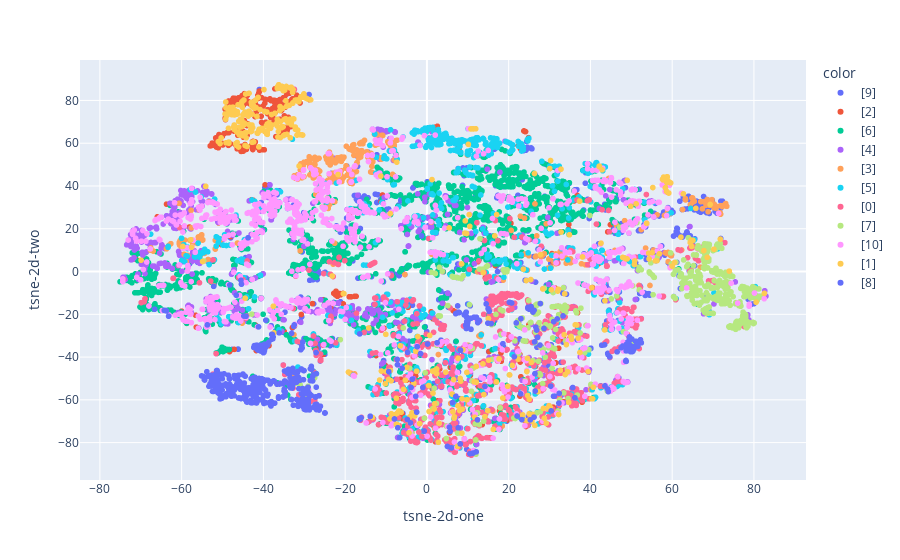

Notebook cell for this chart:
### Code cell
# Taken from SK Learn example on viewing multidimensional data

tsne = TSNE(n_components=2)
tsne_results = tsne.fit_transform(encoded_samples.drop(['label'], axis=1))

fig = px.scatter(tsne_results, x=0, y=1, color=encoded_samples.label.astype(
    str), labels={'0': 'tsne-2d-one', '1': 'tsne-2d-two'})
fig.show()

### Figure 1 — Plotly figure (JSON) as saved in the notebook; plotly's stock layout.template omitted (floating-point values rounded to 4 significant figures; data arrays with more than 128 entries replaced by an {"elided": "..."} marker saying what was removed)
{"data": [{"hovertemplate": "color=[9]<br>tsne-2d-one=%{x}<br>tsne-2d-two=%{y}<extra></extra>", "legendgroup": "[9]", "marker": {"color": "#636efa", "symbol": "circle"}, "mode": "markers", "name": "[9]", "showlegend": true, "type": "scattergl", "x": {"elided": "750 float values"}, "xaxis": "x", "y": {"elided": "750 float values"}, "yaxis": "y"}, {"hovertemplate": "color=[2]<br>tsne-2d-one=%{x}<br>tsne-2d-two=%{y}<extra></extra>", "legendgroup": "[2]", "marker": {"color": "#EF553B", "symbol": "circle"}, "mode": "markers", "name": "[2]", "showlegend": true, "type": "scattergl", "x": {"elided": "441 float values"}, "xaxis": "x", "y": {"elided": "441 float values"}, "yaxis": "y"}, {"hovertemplate": "color=[6]<br>tsne-2d-one=%{x}<br>tsne-2d-two=%{y}<extra></extra>", "legendgroup": "[6]", "marker": {"color": "#00cc96", "symbol": "circle"}, "mode": "markers", "name": "[6]", "showlegend": true, "type": "scattergl", "x": {"elided": "1836 float values"}, "xaxis": "x", "y": {"elided": "1836 float values"}, "yaxis": "y"}, {"hovertemplate": "color=[4]<br>tsne-2d-one=%{x}<br>tsne-2d-two=%{y}<extra></extra>", "legendgroup": "[4]", "marker": {"color": "#ab63fa", "symbol": "circle"}, "mode": "markers", "name": "[4]", "showlegend": true, "type": "scattergl", "x": {"elided": "732 float values"}, "xaxis": "x", "y": {"elided": "732 float values"}, "yaxis": "y"}, {"hovertemplate": "color=[3]<br>tsne-2d-one=%{x}<br>tsne-2d-two=%{y}<extra></extra>", "legendgroup": "[3]", "marker": {"color": "#FFA15A", "symbol": "circle"}, "mode": "markers", "name": "[3]", "showlegend": true, "type": "scattergl", "x": {"elided": "421 float values"}, "xaxis": "x", "y": {"elided": "421 float values"}, "yaxis": "y"}, {"hovertemplate": "color=[5]<br>tsne-2d-one=%{x}<br>tsne-2d-two=%{y}<extra></extra>", "legendgroup": "[5]", "marker": {"color": "#19d3f3", "symbol": "circle"}, "mode": "markers", "name": "[5]", "showlegend": true, "type": "scattergl", "x": {"elided": "737 float values"}, "xaxis": "x", "y": {"elided": "737 float values"}, "yaxis": "y"}, {"hovertemplate": "color=[0]<br>tsne-2d-one=%{x}<br>tsne-2d-two=%{y}<extra></extra>", "legendgroup": "[0]", "marker": {"color": "#FF6692", "symbol": "circle"}, "mode": "markers", "name": "[0]", "showlegend": true, "type": "scattergl", "x": {"elided": "833 float values"}, "xaxis": "x", "y": {"elided": "833 float values"}, "yaxis": "y"}, {"hovertemplate": "color=[7]<br>tsne-2d-one=%{x}<br>tsne-2d-two=%{y}<extra></extra>", "legendgroup": "[7]", "marker": {"color": "#B6E880", "symbol": "circle"}, "mode": "markers", "name": "[7]", "showlegend": true, "type": "scattergl", "x": {"elided": "550 float values"}, "xaxis": "x", "y": {"elided": "550 float values"}, "yaxis": "y"}, {"hovertemplate": "color=[10]<br>tsne-2d-one=%{x}<br>tsne-2d-two=%{y}<extra></extra>", "legendgroup": "[10]", "marker": {"color": "#FF97FF", "symbol": "circle"}, "mode": "markers", "name": "[10]", "showlegend": true, "type": "scattergl", "x": {"elided": "968 float values"}, "xaxis": "x", "y": {"elided": "968 float values"}, "yaxis": "y"}, {"hovertemplate": "color=[1]<br>tsne-2d-one=%{x}<br>tsne-2d-two=%{y}<extra></extra>", "legendgroup": "[1]", "marker": {"color": "#FECB52", "symbol": "circle"}, "mode": "markers", "name": "[1]", "showlegend": true, "type": "scattergl", "x": {"elided": "442 float values"}, "xaxis": "x", "y": {"elided": "442 float values"}, "yaxis": "y"}, {"hovertemplate": "color=[8]<br>tsne-2d-one=%{x}<br>tsne-2d-two=%{y}<extra></extra>", "legendgroup": "[8]", "marker": {"color": "#636efa", "symbol": "circle"}, "mode": "markers", "name": "[8]", "showlegend": true, "type": "scattergl", "x": {"elided": "558 float values"}, "xaxis": "x", "y": {"elided": "558 float values"}, "yaxis": "y"}], "layout": {"legend": {"title": {"text": "color"}, "tracegroupgap": 0}, "margin": {"t": 60}, "xaxis": {"anchor": "y", "domain": [0, 1], "title": {"text": "tsne-2d-one"}}, "yaxis": {"anchor": "x", "domain": [0, 1], "title": {"text": "tsne-2d-two"}}}}
